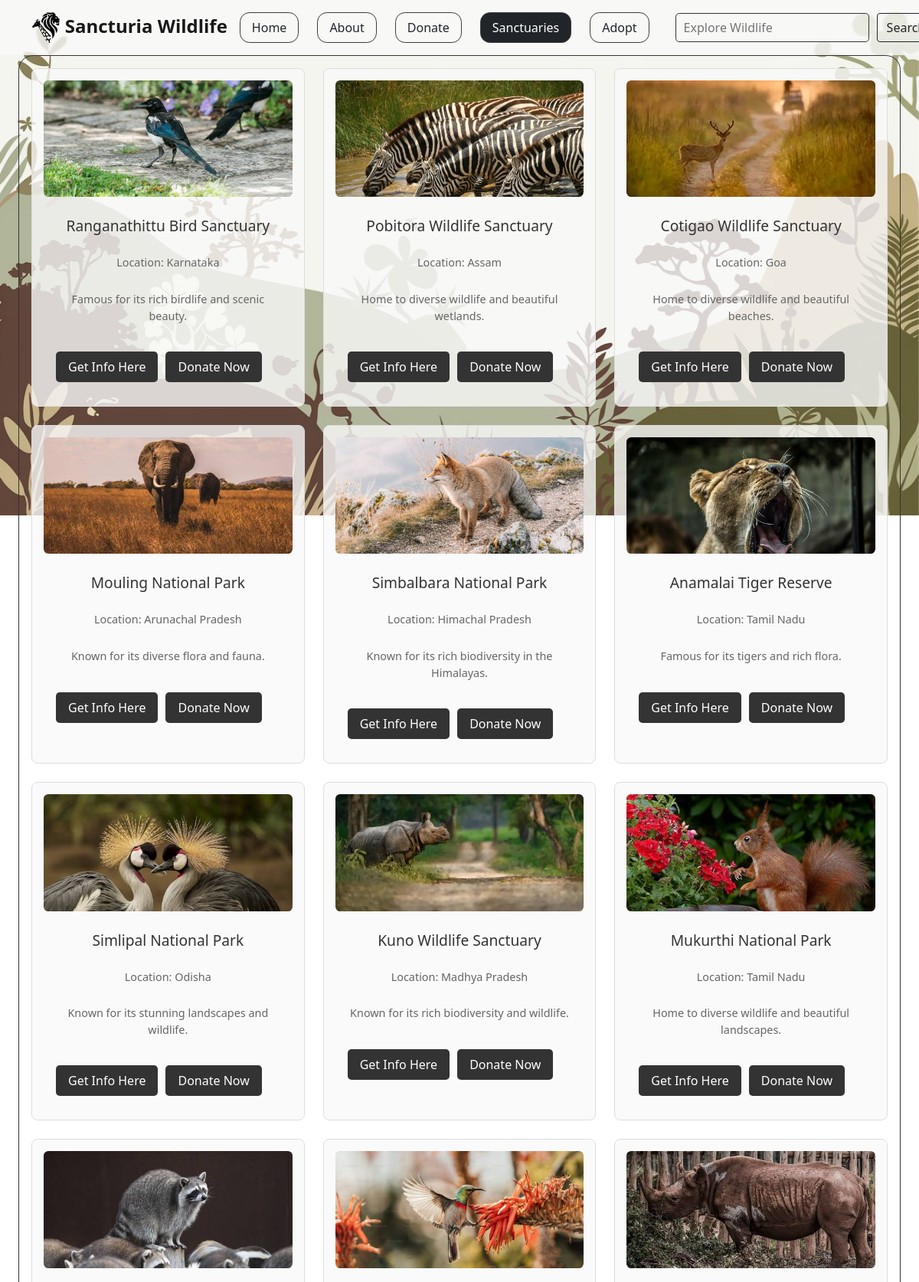
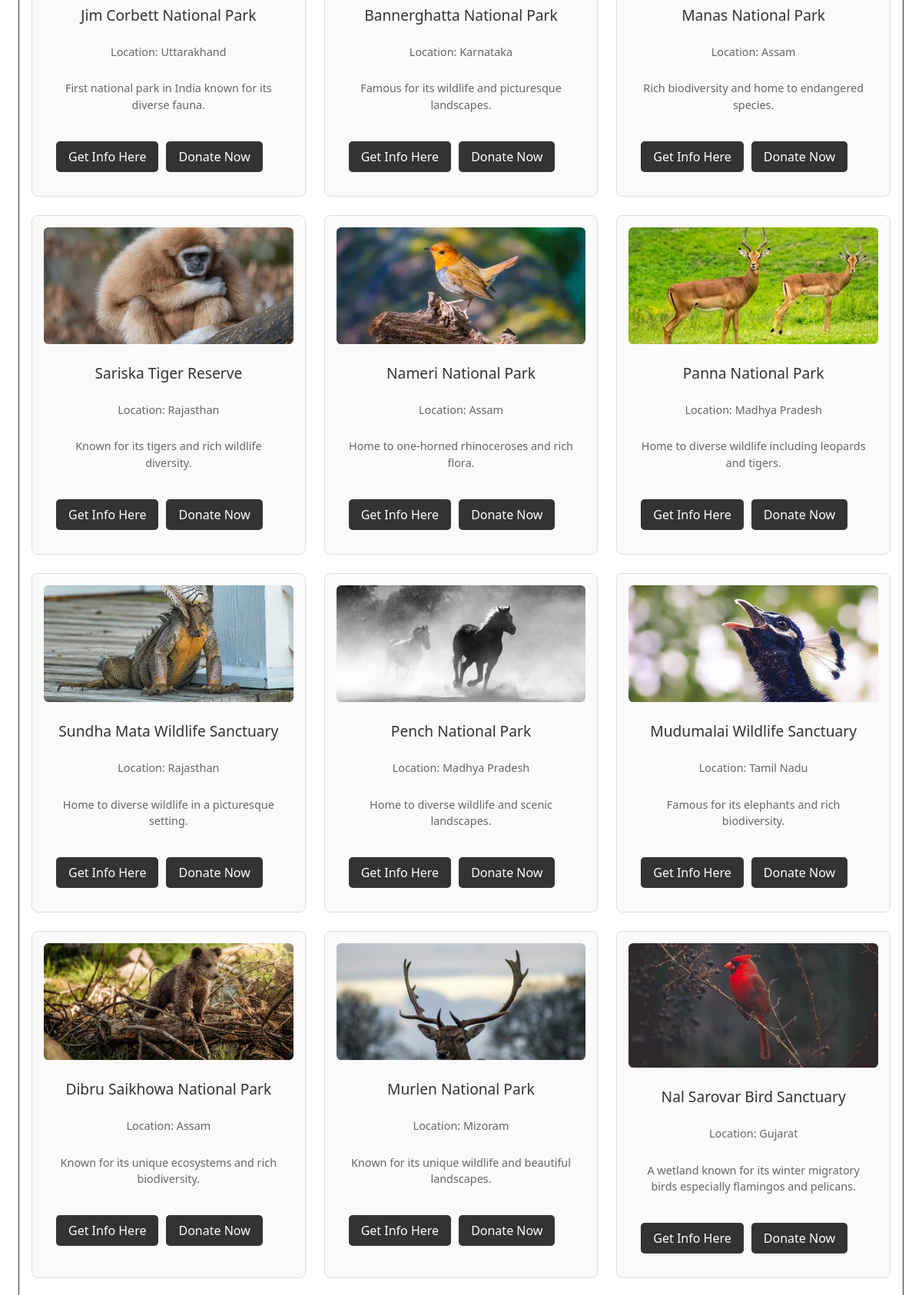
The app's page /pages/sanctuaries/sancturies.php (upper part) with its own data (2 pictures, top to bottom).
### tables this page shows
CREATE TABLE sanctuaries (
    sanctuary_id INT PRIMARY KEY AUTO_INCREMENT,
    name VARCHAR(200) UNIQUE NOT NULL,
    location VARCHAR(100) NOT NULL,
    description TEXT,
    image_path VARCHAR(255),
    website_url VARCHAR(255),
    created_at TIMESTAMP DEFAULT CURRENT_TIMESTAMP,
    INDEX idx_name (name)
);

### pages/sanctuaries/sancturies.php (the view, shortened to what this page needs)
<?php
require_once '../../config/database.php';
try {
    $stmt = $pdo->query("SELECT * FROM sanctuaries ORDER BY RAND()");
    $sanctuaries = $stmt->fetchAll(PDO::FETCH_ASSOC);
} catch (PDOException $e) {
    die("Error fetching sanctuaries: " . $e->getMessage());
}
?>
<!doctype html>
<html lang="en">
<head>
    <link href="https://cdn.jsdelivr.net/npm/bootstrap@5.0.2/dist/css/bootstrap.min.css" rel="stylesheet">
    <link rel="stylesheet" href="./sancturiesStyle.css">
</head>
<body>
    <img src="/Assets_TBU/Background Images/SancturiesBg.jpeg" alt="Background" class="backBg">
    <nav class="navbar navbar-expand-md navbar-light" style="backdrop-filter: blur(1px);">
        <div class="container" id="navBar">
            <a class="navbar-brand fw-bold fs-4" href="/index.html">
                <img src="/Assets_TBU/Background Images/Sancturia Logo Black.png" alt="logo" style="height: 40px;">
                Sancturia Wildlife
            </a>
            <div class="collapse navbar-collapse justify-content-around" id="navbarNav">
                <ul class="navbar-nav mx-auto" id="navBarList">
                    <li class="nav-item">
                        <a class="btn btn-outline-dark me-4 my-2" href="/index.html">Home</a>
                    </li>
                    <li class="nav-item">
                        <a class="btn btn-outline-dark me-4 my-2" href="/pages/about/about.html">About</a>
                    </li>
                    <li class="nav-item">
                        <a class="btn btn-outline-dark me-4 my-2" href="/pages/donate/donate.php">Donate</a>
                    </li>
                    <li class="nav-item">
                        <a class="btn btn-dark me-4 my-2" href="/pages/sanctuaries/sancturies.php">Sanctuaries</a>
                    </li>
                    <li class="nav-item">
                        <a class="btn btn-outline-dark me-4 my-2" href="/pages/adopt/adopt.html">Adopt</a>
                    </li>
                </ul>
                <form method="GET" action="sancturies.php" class="d-flex">
                    <input type="text" name="search" placeholder="Explore Wildlife" class="searchBar"
                           value="<?php echo isset($_GET['search']) ? htmlspecialchars($_GET['search']) : ''; ?>">
                    <button type="submit" class="searchBtn btn btn-outline-dark me-2">Search</button>
                </form>
            </div>
        </div>
    </nav>
    <section class="sanctuary-grid">
        <?php if (!empty($sanctuaries)): ?>
            <?php foreach ($sanctuaries as $sanctuary): ?>
                <div class="sanctuary-card">
                    <div class="sanctuary-image-bg">
                        <img src="<?php echo htmlspecialchars($sanctuary['image_path']); ?>"
                             class="sanctuary-image img-fluid"
                             alt="<?php echo htmlspecialchars($sanctuary['name']); ?>">
                    </div>
                    <div class="sanctuary-content">
                        <h3><?php echo htmlspecialchars($sanctuary['name']); ?></h3>
                        <p>Location: <?php echo htmlspecialchars($sanctuary['location']); ?></p>
                        <p><?php echo htmlspecialchars($sanctuary['description']); ?></p>
                        <div class="button-group">
                            <button>
                                <a href="<?php echo htmlspecialchars($sanctuary['website_url']); ?>"
                                   target="_blank"
                                   style="text-decoration: none; color: white;">
                                    Get Info Here
                                </a>
                            </button>
                            <button class="btn-donate" onclick="donateToSanctuary('<?php echo htmlspecialchars($sanctuary['name'], ENT_QUOTES); ?>')">
                                Donate Now
                            </button>
                        </div>
                    </div>
                </div>
            <?php endforeach; ?>
        <?php else: ?>
            <p style="text-align: center; padding: 20px;">No sanctuaries found.</p>
        <?php endif; ?>
    </section>
</body>
</html>

### pages/sanctuaries/sancturiesStyle.css (style rules this page uses)
* { margin: 0; padding: 0; user-select: none; box-sizing: border-box; }
.backBg { width: 100vw; height: 100vh; position: fixed; z-index: -1; object-fit: cover; }
.navbar { position: sticky; top: 0px; z-index: 1; background-color: rgba(249, 249, 249,0.8); }
#navBarList a { padding: 7px 15px; border: 1px solid rgb(59, 59, 59); border-radius: .8rem; font-weight: 500; }
.searchBar { margin: auto 10px; padding: 5.9px 10px; background-color: transparent; color: #333; outline: none; border: 1px solid #333; border-radius: .3rem; transition: .3s; }
.sanctuary-grid { margin: auto 2vw; display: grid; border: 1px solid #333; border-radius: 1.2rem; grid-template-columns: repeat(auto-fit, minmax(270px, 1fr)); gap: 1.5rem; padding: 1rem; }
.sanctuary-card { border: 1px solid #ddd; padding: 15px; background-color: rgba(249, 249, 249,0.8); text-align: center; border-radius: 8px; }
.sanctuary-card h3 { margin: 10px -10px; }
.sanctuary-card p { color: #555; }
.sanctuary-card button { background-color: #4CAF50; color: white; padding: 10px 20px; border: none; border-radius: 5px; cursor: pointer; transition: .3s; }
.sanctuary-image { background-color: #ccc; background-size: cover; border-radius: .4rem; }
.sanctuary-content { padding: 1rem; display: grid; grid-template-rows: repeat(4, 50px); }
.sanctuary-content h3 { margin-bottom: 1rem; font-size: 1.2rem; color: #333; }
.sanctuary-content p { margin-bottom: 1rem; font-size: 0.9rem; color: #666; }
.sanctuary-content button { padding: 0.5rem 1rem; background-color: #333; color: #fff; border: none; cursor: pointer; align-self: end; }
@media (min-width: 1200px) { .backBg { width: 100vw; height: auto; } }
@media (max-width: 1200px) { .navbar { margin-left: -100px; scale: 80%; } }
@media (max-width: 1200px) { .navbar { margin-left: 0px; scale: 100%; } }

### records on screen
sanctuaries: image_path (picture), name "Ranganathittu Bird Sanctuary", location "Karnataka", description "Famous for its rich birdlife and scenic beauty."
sanctuaries: image_path (picture), name "Pobitora Wildlife Sanctuary", location "Assam", description "Home to diverse wildlife and beautiful wetlands."
sanctuaries: image_path (picture), name "Cotigao Wildlife Sanctuary", location "Goa", description "Home to diverse wildlife and beautiful beaches."
sanctuaries: image_path (picture), name "Mouling National Park", location "Arunachal Pradesh", description "Known for its diverse flora and fauna."
sanctuaries: image_path (picture), name "Simbalbara National Park", location "Himachal Pradesh", description "Known for its rich biodiversity in the Himalayas."
sanctuaries: image_path (picture), name "Anamalai Tiger Reserve", location "Tamil Nadu", description "Famous for its tigers and rich flora."
sanctuaries: image_path (picture), name "Simlipal National Park", location "Odisha", description "Known for its stunning landscapes and wildlife."
sanctuaries: image_path (picture), name "Kuno Wildlife Sanctuary", location "Madhya Pradesh", description "Known for its rich biodiversity and wildlife."
sanctuaries: image_path (picture), name "Mukurthi National Park", location "Tamil Nadu", description "Home to diverse wildlife and beautiful landscapes."
sanctuaries: image_path (picture), name "Jim Corbett National Park", location "Uttarakhand", description "First national park in India known for its diverse fauna."
sanctuaries: image_path (picture), name "Bannerghatta National Park", location "Karnataka", description "Famous for its wildlife and picturesque landscapes."
sanctuaries: image_path (picture), name "Manas National Park", location "Assam", description "Rich biodiversity and home to endangered species."
sanctuaries: image_path (picture), name "Sariska Tiger Reserve", location "Rajasthan", description "Known for its tigers and rich wildlife diversity."
sanctuaries: image_path (picture), name "Nameri National Park", location "Assam", description "Home to one-horned rhinoceroses and rich flora."
sanctuaries: image_path (picture), name "Panna National Park", location "Madhya Pradesh", description "Home to diverse wildlife including leopards and tigers."
sanctuaries: image_path (picture), name "Sundha Mata Wildlife Sanctuary", location "Rajasthan", description "Home to diverse wildlife in a picturesque setting."
sanctuaries: image_path (picture), name "Pench National Park", location "Madhya Pradesh", description "Home to diverse wildlife and scenic landscapes."
sanctuaries: image_path (picture), name "Mudumalai Wildlife Sanctuary", location "Tamil Nadu", description "Famous for its elephants and rich biodiversity."
sanctuaries: image_path (picture), name "Dibru Saikhowa National Park", location "Assam", description "Known for its unique ecosystems and rich biodiversity."
sanctuaries: image_path (picture), name "Murlen National Park", location "Mizoram", description "Known for its unique wildlife and beautiful landscapes."
sanctuaries: image_path (picture), name "Nal Sarovar Bird Sanctuary", location "Gujarat", description "A wetland known for its winter migratory birds especially flamingos and pelicans."
